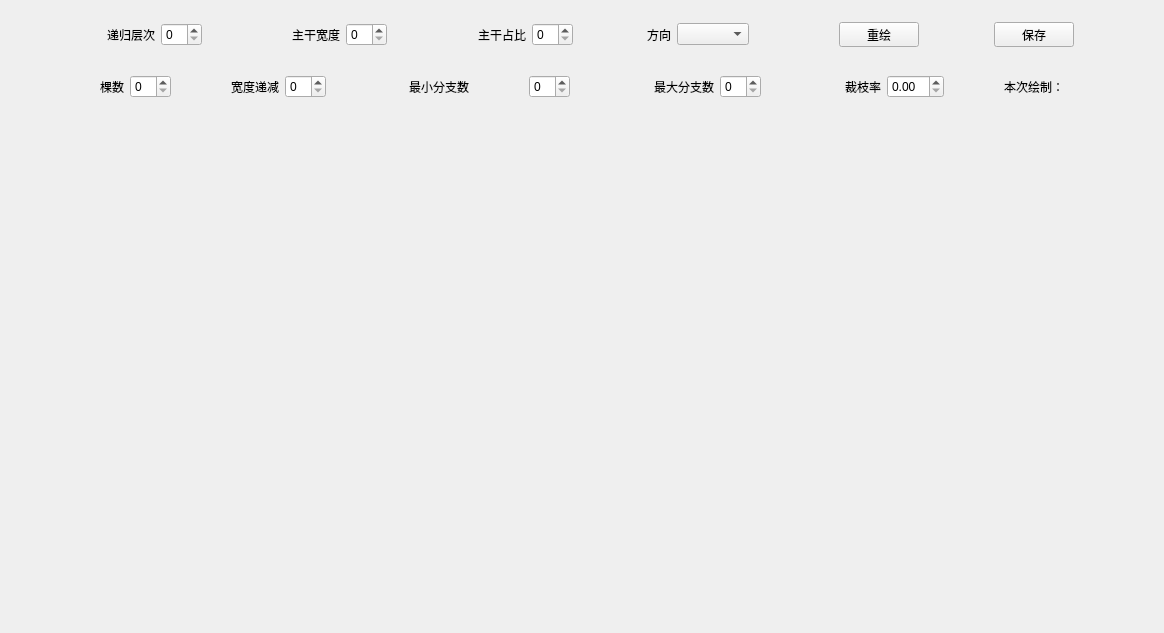
<?xml version="1.0" encoding="UTF-8"?>
<ui version="4.0">
 <class>Widget</class>
 <widget class="QWidget" name="Widget">
  <property name="geometry">
   <rect>
    <x>0</x>
    <y>0</y>
    <width>1164</width>
    <height>633</height>
   </rect>
  </property>
  <property name="windowTitle">
   <string>Widget</string>
  </property>
  <layout class="QVBoxLayout" name="verticalLayout">
   <property name="spacing">
    <number>7</number>
   </property>
   <property name="leftMargin">
    <number>0</number>
   </property>
   <property name="topMargin">
    <number>0</number>
   </property>
   <property name="rightMargin">
    <number>0</number>
   </property>
   <property name="bottomMargin">
    <number>0</number>
   </property>
   <item>
    <widget class="QWidget" name="widgetControlArea" native="true">
     <property name="maximumSize">
      <size>
       <width>16777215</width>
       <height>120</height>
      </size>
     </property>
     <property name="autoFillBackground">
      <bool>false</bool>
     </property>
     <layout class="QVBoxLayout" name="verticalLayout_2">
      <item>
       <widget class="QWidget" name="widgetCtrlFrist" native="true">
        <layout class="QHBoxLayout" name="horizontalLayout">
         <item>
          <spacer name="horizontalSpacer">
           <property name="orientation">
            <enum>Qt::Horizontal</enum>
           </property>
           <property name="sizeHint" stdset="0">
            <size>
             <width>85</width>
             <height>20</height>
            </size>
           </property>
          </spacer>
         </item>
         <item>
          <widget class="QLabel" name="labelLevel">
           <property name="text">
            <string>递归层次</string>
           </property>
          </widget>
         </item>
         <item>
          <widget class="QSpinBox" name="spinBoxLevel"/>
         </item>
         <item>
          <spacer name="horizontalSpacer_3">
           <property name="orientation">
            <enum>Qt::Horizontal</enum>
           </property>
           <property name="sizeHint" stdset="0">
            <size>
             <width>84</width>
             <height>20</height>
            </size>
           </property>
          </spacer>
         </item>
         <item>
          <widget class="QLabel" name="labelMainWidth">
           <property name="text">
            <string>主干宽度</string>
           </property>
          </widget>
         </item>
         <item>
          <widget class="QSpinBox" name="spinBoxMainWidth"/>
         </item>
         <item>
          <spacer name="horizontalSpacer_10">
           <property name="orientation">
            <enum>Qt::Horizontal</enum>
           </property>
           <property name="sizeHint" stdset="0">
            <size>
             <width>85</width>
             <height>20</height>
            </size>
           </property>
          </spacer>
         </item>
         <item>
          <widget class="QLabel" name="labelMainRate">
           <property name="text">
            <string>主干占比</string>
           </property>
          </widget>
         </item>
         <item>
          <widget class="QSpinBox" name="spinBoxMainRate"/>
         </item>
         <item>
          <spacer name="horizontalSpacer_15">
           <property name="orientation">
            <enum>Qt::Horizontal</enum>
           </property>
           <property name="sizeHint" stdset="0">
            <size>
             <width>40</width>
             <height>20</height>
            </size>
           </property>
          </spacer>
         </item>
         <item>
          <widget class="QLabel" name="labelDirect">
           <property name="text">
            <string>方向</string>
           </property>
          </widget>
         </item>
         <item>
          <widget class="QComboBox" name="comboBoxDirect"/>
         </item>
         <item>
          <spacer name="horizontalSpacer_5">
           <property name="orientation">
            <enum>Qt::Horizontal</enum>
           </property>
           <property name="sizeHint" stdset="0">
            <size>
             <width>84</width>
             <height>20</height>
            </size>
           </property>
          </spacer>
         </item>
         <item>
          <widget class="QPushButton" name="pushButtonRePaint">
           <property name="text">
            <string>重绘</string>
           </property>
          </widget>
         </item>
         <item>
          <spacer name="horizontalSpacer_2">
           <property name="orientation">
            <enum>Qt::Horizontal</enum>
           </property>
           <property name="sizeHint" stdset="0">
            <size>
             <width>40</width>
             <height>20</height>
            </size>
           </property>
          </spacer>
         </item>
         <item>
          <widget class="QPushButton" name="pushButtonSave">
           <property name="text">
            <string>保存</string>
           </property>
          </widget>
         </item>
         <item>
          <spacer name="horizontalSpacer_6">
           <property name="orientation">
            <enum>Qt::Horizontal</enum>
           </property>
           <property name="sizeHint" stdset="0">
            <size>
             <width>40</width>
             <height>20</height>
            </size>
           </property>
          </spacer>
         </item>
        </layout>
       </widget>
      </item>
      <item>
       <widget class="QWidget" name="widgetCtrlSecond" native="true">
        <layout class="QHBoxLayout" name="horizontalLayout_2">
         <item>
          <spacer name="horizontalSpacer_7">
           <property name="orientation">
            <enum>Qt::Horizontal</enum>
           </property>
           <property name="sizeHint" stdset="0">
            <size>
             <width>78</width>
             <height>20</height>
            </size>
           </property>
          </spacer>
         </item>
         <item>
          <widget class="QLabel" name="labelTreeCount">
           <property name="text">
            <string>棵数</string>
           </property>
          </widget>
         </item>
         <item>
          <widget class="QSpinBox" name="spinBoxTreeCount"/>
         </item>
         <item>
          <spacer name="horizontalSpacer_13">
           <property name="orientation">
            <enum>Qt::Horizontal</enum>
           </property>
           <property name="sizeHint" stdset="0">
            <size>
             <width>40</width>
             <height>20</height>
            </size>
           </property>
          </spacer>
         </item>
         <item>
          <widget class="QLabel" name="labelWidthSub">
           <property name="text">
            <string>宽度递减</string>
           </property>
          </widget>
         </item>
         <item>
          <widget class="QSpinBox" name="spinBoxWidthSub"/>
         </item>
         <item>
          <spacer name="horizontalSpacer_8">
           <property name="orientation">
            <enum>Qt::Horizontal</enum>
           </property>
           <property name="sizeHint" stdset="0">
            <size>
             <width>77</width>
             <height>20</height>
            </size>
           </property>
          </spacer>
         </item>
         <item>
          <widget class="QLabel" name="labelMinBranch">
           <property name="text">
            <string>最小分支数</string>
           </property>
          </widget>
         </item>
         <item>
          <spacer name="horizontalSpacer_14">
           <property name="orientation">
            <enum>Qt::Horizontal</enum>
           </property>
           <property name="sizeHint" stdset="0">
            <size>
             <width>40</width>
             <height>20</height>
            </size>
           </property>
          </spacer>
         </item>
         <item>
          <widget class="QSpinBox" name="spinBoxMinBranch"/>
         </item>
         <item>
          <spacer name="horizontalSpacer_9">
           <property name="orientation">
            <enum>Qt::Horizontal</enum>
           </property>
           <property name="sizeHint" stdset="0">
            <size>
             <width>78</width>
             <height>20</height>
            </size>
           </property>
          </spacer>
         </item>
         <item>
          <widget class="QLabel" name="labelMaxBranch">
           <property name="text">
            <string>最大分支数</string>
           </property>
          </widget>
         </item>
         <item>
          <widget class="QSpinBox" name="spinBoxMaxBranch"/>
         </item>
         <item>
          <spacer name="horizontalSpacer_4">
           <property name="orientation">
            <enum>Qt::Horizontal</enum>
           </property>
           <property name="sizeHint" stdset="0">
            <size>
             <width>78</width>
             <height>20</height>
            </size>
           </property>
          </spacer>
         </item>
         <item>
          <widget class="QLabel" name="labelPruneRate">
           <property name="text">
            <string>裁枝率</string>
           </property>
          </widget>
         </item>
         <item>
          <widget class="QDoubleSpinBox" name="doubleSpinBoxPruneRate"/>
         </item>
         <item>
          <spacer name="horizontalSpacer_12">
           <property name="orientation">
            <enum>Qt::Horizontal</enum>
           </property>
           <property name="sizeHint" stdset="0">
            <size>
             <width>40</width>
             <height>20</height>
            </size>
           </property>
          </spacer>
         </item>
         <item>
          <widget class="QLabel" name="labelDrawInfo">
           <property name="text">
            <string>本次绘制：</string>
           </property>
          </widget>
         </item>
         <item>
          <spacer name="horizontalSpacer_11">
           <property name="orientation">
            <enum>Qt::Horizontal</enum>
           </property>
           <property name="sizeHint" stdset="0">
            <size>
             <width>78</width>
             <height>20</height>
            </size>
           </property>
          </spacer>
         </item>
        </layout>
       </widget>
      </item>
     </layout>
    </widget>
   </item>
   <item>
    <widget class="QWidget" name="widgetPaintArea" native="true">
     <zorder>widgetCtrlSecond</zorder>
    </widget>
   </item>
  </layout>
 </widget>
 <layoutdefault spacing="6" margin="11"/>
 <resources/>
 <connections/>
</ui>
